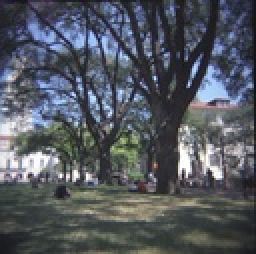
%> input picture inputSeamCarvingMall.jpg, 128 x 127 px, shrunk from 775 x 769 before the run (shown 2 times larger)
$ octave --eval "crop('inputSeamCarvingMall.jpg');"   (GNU Octave 9; MATLAB toolbox functions it lacks are replaced by stand-ins)
%> lines starting %> are read from the running program, lines starting %| are printed output that depends on the picture
### energy_img.m
function energy = energy_img(img)
    % Convert the image to grey-scaled
    grey_scaled = im2double(rgb2gray(img));
    [Gx,Gy] = imgradientxy(grey_scaled);
    energy = sqrt(Gx.^2 + Gy.^2);
end

### decrease_width.m
function [reducedColorImg,reducedEnergyImg] = decrease_width(im,energyImg)
    [dim1, dim2, dim3] = size(im);
    % width --
    reducedColorImg = zeros(dim1, dim2-1, dim3, 'uint8');
    % find the seam
    energyMap = cumulative_min_energy_map(energyImg, 'VERTICAL');
    verticalSeam = find_veritcal_seam(energyMap);
    for i=1:dim1
        yId = verticalSeam(i);
        temp = [1:yId-1 yId+1:dim2];
        reducedColorImg(i,:,:) = im(i, temp, :);
    end
    reducedEnergyImg = energy_img(reducedColorImg);
end

### cumulative_min_energy_map.m
function cumulativeEnergyMap = cumulative_min_energy_map(energyImg,seamDirection)
    switch seamDirection
        case 'HORIZONTAL'
            temp = cumulative_min_energy_map_helper(energyImg');
            cumulativeEnergyMap = temp';
        case 'VERTICAL'
            cumulativeEnergyMap = cumulative_min_energy_map_helper(energyImg);
    end

function map = cumulative_min_energy_map_helper(energyImg)
    [row, col] = size(energyImg);
    map = energyImg;
    for x = 2:row
        for y = 1:col
            % First column; only check up and right
            if (y==1)
                map(x,y) = energyImg(x,y) + min([map(x-1, y), map(x-1, y+1)]);
            % Last column; only check last and last-1
            elseif (y == col)
                map(x,y) = energyImg(x,y) + min([map(x-1, y), map(x-1, y-1)]);
            else
                map(x,y) = energyImg(x,y) + min([map(x-1, y-1), map(x-1, y), map(x-1, y+1)]);
            end
        end
    end

### find_veritcal_seam.m
function verticalSeam = find_vertical_seam(cumulativeEnergyMap)
    verticalSeam = seamHelper_(cumulativeEnergyMap);


function seam = seamHelper_(map)
    [row,col] = size(map);
    seam = zeros(row,1);
    % Minimum value and index of the last row
    [~, index] = min(map(row, :));
    seam(row) = index;
    last = index;
    % go to the last row and go backwards
    for i = row-1:-1:1
        if(i==1)
            %last row
            last = seam(2);
            switch last
                case 1
                    [~, index] = min([map(i,last), map(i, last+1)]);
                    if(index == 2)
                        last = last + 1 ;
                    end
                case col
                    [~, index] = min([map(i,last), map(i, last-1)]);
                    %move diagonally up
                    if(index == 2)
                        last = last - 1 ;
                    end
                otherwise
                    [~, index] = min([map(i,last-1), map(i, last) ,map(i, last+1)]);
                    switch index
                        case 2
                            %Diagonal left
                            last = last - 1;
                        case 3
                            %Diagonal right
                            last = last+1;
                    end
            end
            seam(1) = last;
        else
            switch last
                %consider only top and right
                case 1
                    [~, index] = min([map(i-1,last), map(i-1, last+1)]);
                    %move diagonally up
                    if(index == 2)
                        last = last + 1 ;
                    end
                %consider only top and left
                case col
                    [~, index] = min([map(i-1,last), map(i-1, last-1)]);
                    %move diagonally up
                    if(index == 2)
                        last = last - 1 ;
                    end
                % Default
                otherwise
                    [~, index] = min([map(i-1,last-1), map(i-1, last) ,map(i-1, last+1)]);
                    switch index
                        case 1
                            %Diagonal left
                            last = last - 1;
                        case 3
                            %Diagonal right
                            last = last+1;
                    end
            end
        end
        seam(i) = last;
    end

### decrease_height.m
function [reducedColorImg,reducedEnergyImg] = decrease_height(im,energyImg)
    [dim1, dim2, dim3] = size(im);
    % width --
    reducedColorImg = zeros(dim1-1, dim2, dim3, 'uint8');
    % find the seam
    cumulativeEnergyMap = cumulative_min_energy_map(energyImg, 'HORIZONTAL');
    seam = find_horizontal_seam(cumulativeEnergyMap);
    for i=1:dim2
        xId = seam(i);
        r = [1:xId-1, xId+1:dim1];
        temp = im(r , i, :);
        reducedColorImg(:,i,:) = temp;
    end
    reducedEnergyImg = energy_img(reducedColorImg);
end

### find_horizontal_seam.m
function horizontalSeam = find_horizontal_seam(cumulativeEnergyMap)
    % Transpose the image
    horizontalSeam = seamHelper(cumulativeEnergyMap')';

function seam = seamHelper(map)
    [row,col] = size(map);
    seam = zeros(row,1);
    % Minimum value and index of the last row
    [~, index] = min(map(row, :));
    seam(row) = index;
    last = index;
    % go to the last row and go backwards
    for i = row-1:-1:1
        if(i==1)
            %last row
            last = seam(2);
            switch last
                case 1
                    [~, index] = min([map(i,last), map(i, last+1)]);
                    if(index == 2)
                        last = last + 1 ;
                    end
                case col
                    [~, index] = min([map(i,last), map(i, last-1)]);
                    %move diagonally up
                    if(index == 2)
                        last = last - 1 ;
                    end
                otherwise
                    [~, index] = min([map(i,last-1), map(i, last) ,map(i, last+1)]);
                    switch index
                        case 2
                            %Diagonal left
                            last = last - 1;
                        case 3
                            %Diagonal right
                            last = last+1;
                    end
            end
            seam(1) = last;
        else
            switch last
                %consider only top and right
                case 1
                    [~, index] = min([map(i-1,last), map(i-1, last+1)]);
                    %move diagonally up
                    if(index == 2)
                        last = last + 1 ;
                    end
                %consider only top and left
                case col
                    [~, index] = min([map(i-1,last), map(i-1, last-1)]);
                    %move diagonally up
                    if(index == 2)
                        last = last - 1 ;
                    end
                % Default
                otherwise
                    [~, index] = min([map(i-1,last-1), map(i-1, last) ,map(i-1, last+1)]);
                    switch index
                        case 1
                            %Diagonal left
                            last = last - 1;
                        case 3
                            %Diagonal right
                            last = last+1;
                    end
            end
        end
        seam(i) = last;
    end

### crop.m
function crop(img)
%> called with img = 'inputSeamCarvingMall.jpg'
    [sourceFolder, baseFileNameNoExtenstion, ext] = fileparts(img);
    destinationFolder = ['result','/', baseFileNameNoExtenstion];
    if ~exist(destinationFolder, 'dir')
        mkdir(destinationFolder);
    end
    img_ = imread(img);
%> img_ is the input picture: size 127x128x3 uint8; mean R, G, B 83.7, 88.3, 96.3
    [dim1, dim2, ~] = size(img_);
%> dim1 = 127; dim2 = 128
    cropWidth = dim1/3;
%> cropWidth = 42.33
    cropHeight = dim2/2;
%> cropHeight = 64
    for i=1:40:cropWidth
        reducedImgW = seam_carving_decrease_width(i, img_);
%> after the loop in cumulative_min_energy_map_helper, `for x = 2:row`:
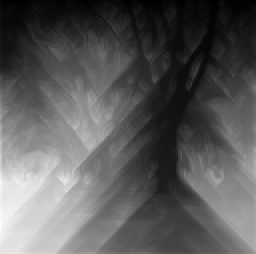
%> map: size 127x128 double (shown 2 times larger); min 0.444, max 32.88, mean 12; drawn with min black and max white
%> in seamHelper_, `[~, index] = min(map(row, :));`: index = 95
%> the loop in seamHelper_, `for i = row-1:-1:1` made 126 passes
%> (index, last) on passes 1, 2, 3, 4, 5, 6, 7, 9, 10, 11, 12, 13: (1, 94), (1, 93), (1, 92), (1, 91), (1, 90), (1, 89), (1, 88), (3, 89), (3, 90), (3, 91), (3, 92), (1, 91)
%> index on passes 8, 15, 20, 25, 26, 27: 2, 2, 2, 2, 2, 2
%> after the loop in seamHelper_, `for i = row-1:-1:1`: index = 2; last = 107; seam = 127 values, max 108 at index 2, min 81 at index 80, mean 91.8
%> in find_vertical_seam, `verticalSeam = seamHelper_(cumulativeEnergyMap);`: verticalSeam has the same summary as seam in seamHelper_
%> in decrease_width, `verticalSeam = find_veritcal_seam(energyMap);`: verticalSeam has the same summary as seam in seamHelper_
%> the loop in decrease_width, `for i=1:dim1` made 127 passes
%> yId on passes 1 to 12: 107, 108, 108, 108, 108, 108, 107, 107, 108, 108, 107, 107
%> in seam_carving_decrease_width_helper, `[reducedImg, reducedEnergyImg, pixelReduced] = seam_carving_decrease_w..`: pixelReduced = 0
        for j= i:30:cropHeight

            reducedImgH = seam_carving_decrease_height(i, reducedImgW);
%> call 2 of cumulative_min_energy_map, with seamDirection = 'HORIZONTAL'
%> after the loop in cumulative_min_energy_map_helper (call 2), `for x = 2:row`:
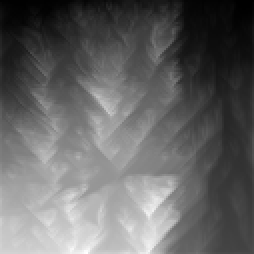
%> map: size 127x127 double (shown 2 times larger); min 0.412, max 32.9, mean 13.4; drawn with min black and max white
%> in cumulative_min_energy_map (call 2), `cumulativeEnergyMap = temp';`:
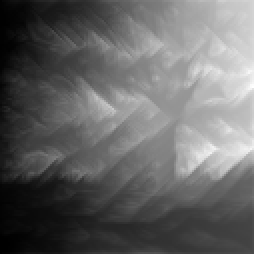
%> cumulativeEnergyMap: size 127x127 double (shown 2 times larger); min 0.412, max 32.9, mean 13.4; mean of the top-left, top-right, bottom-left and bottom-right quarters 9.4, 22.3, 7, 14.6; drawn with min black and max white
%> in seamHelper, `[~, index] = min(map(row, :));`: index = 116
%> the loop in seamHelper, `for i = row-1:-1:1` made 126 passes
%> (index, last) on passes 2, 5, 6, 7, 11, 12, 17, 18, 20, 26, 28, 32: (1, 115), (1, 114), (3, 115), (1, 114), (3, 115), (3, 116), (1, 115), (1, 114), (1, 113), (1, 112), (1, 111), (3, 112)
%> after the loop in seamHelper, `for i = row-1:-1:1`: index = 2; last = 109; seam = 127 values, max 121 at index 74, min 106 at index 21, mean 113
%> in find_horizontal_seam, `horizontalSeam = seamHelper(cumulativeEnergyMap')';`: horizontalSeam has the same summary as seam in seamHelper
%> the loop in decrease_height, `for i=1:dim2` made 127 passes
%> xId on passes 1 to 12: 109, 110, 110, 109, 109, 109, 109, 109, 109, 110, 110, 110
%> after the loop in decrease_height, `for i=1:dim2`:
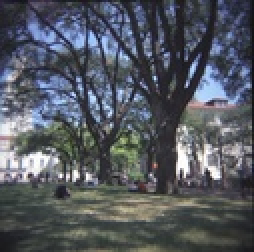
%> reducedColorImg: size 126x127x3 uint8 (shown 2 times larger); mean R, G, B 84.3, 88.9, 97
%> in energy_img (call 4), `[Gx,Gy] = imgradientxy(grey_scaled);`:
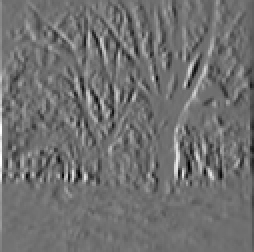
%> Gx: size 126x127 double (shown 2 times larger); min -2.94, max 3.71, mean -0.00852; drawn with min black and max white
%> in energy_img (call 4), `[Gx,Gy] = imgradientxy(grey_scaled);`:
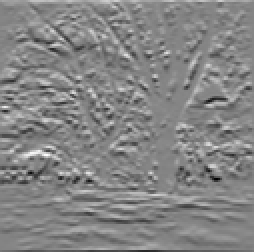
%> Gy: size 126x127 double (shown 2 times larger); min -2.86, max 2.64, mean 0.0035; drawn with min black and max white
%> in energy_img (call 4), `energy = sqrt(Gx.^2 + Gy.^2);`:
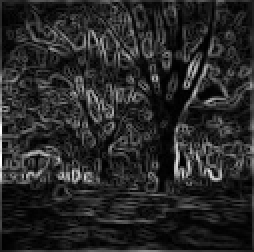
%> energy: size 126x127 double (shown 2 times larger); min 2.78e-17, max 3.71, mean 0.577; drawn with min black and max white
%> in seam_carving_decrease_height, `[inputSeamCarvingPragueReduced,~,pixelReduced] = seam_carving_decrease..`: pixelReduced = 0
            disp(size(reducedImgH));
%|    126   127     3
            imshow(reducedImgH);
            [W, H, ~] = size(reducedImgH);
%> W = 126; H = 127
            title(['HEIGHT: ' num2str(H) ' WIDTH: ' num2str(W)]);
            outputBaseName = [baseFileNameNoExtenstion,'_',num2str(W),'_',num2str(H),'_','.JPG'];
%> outputBaseName = 'inputSeamCarvingMall_126_127_.JPG'
            fullDestinationFileName = fullfile(destinationFolder, outputBaseName);
            drawnow();
            imwrite(reducedImgH,fullDestinationFileName);
        end

    end
end

function inputSeamCarvingPragueReduced = seam_carving_decrease_height(pixel_, im)
    inputSeamCarvingPrague = im;
    pixelReduced = pixel_;
    energy_img_prague = energy_img(inputSeamCarvingPrague);
    [inputSeamCarvingPragueReduced,~,pixelReduced] = seam_carving_decrease_height_helper(inputSeamCarvingPrague, energy_img_prague, pixel_);
end

function [reducedImg, reducedEnergyImg, pixelReduced] = seam_carving_decrease_height_helper(inputImg, energyImg, pixel)
    if(pixel == 0)
        reducedImg = inputImg;
        reducedEnergyImg = energyImg;
        pixelReduced = pixel;
        return
    else
        pixel = pixel-1;
        % imagesc(inputImg);
        % drawnow();
        [reducedImg_, reducedEnergyImg_] = decrease_height(inputImg, energyImg);
        [reducedImg, reducedEnergyImg, pixelReduced] = seam_carving_decrease_height_helper(reducedImg_, reducedEnergyImg_, pixel);
    end
end

function inputSeamCarvingPragueReduced = seam_carving_decrease_width(pixel_, im)
    pixel_to_reduce = pixel_;
    inputSeamCarvingPrague = im;
    energy_img_prague = energy_img(inputSeamCarvingPrague);
    [inputSeamCarvingPragueReduced,~,pixelReduced] = seam_carving_decrease_width_helper(inputSeamCarvingPrague, energy_img_prague, pixel_);
end

function [reducedImg, reducedEnergyImg, pixelReduced] = seam_carving_decrease_width_helper(inputImg, energyImg, pixel)
    if(pixel == 0)
        reducedImg = inputImg;
        reducedEnergyImg = energyImg;
        pixelReduced = pixel;
        return
    else
        pixel = pixel-1;
        %imagesc(inputImg);
        %drawnow();
        [reducedImg_, reducedEnergyImg_] = decrease_width(inputImg, energyImg);
        [reducedImg, reducedEnergyImg, pixelReduced] = seam_carving_decrease_width_helper(reducedImg_, reducedEnergyImg_, pixel);
    end
end
